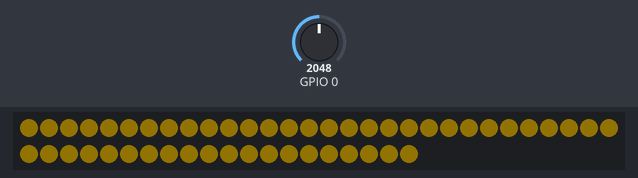
A sketch run on a simulated ESP32. Parts: 50 RGB LEDs in strip order, left to right, continuing on the next row. The inputs (shaded band) are chosen by the test bench; at power-on: GPIO 0 = 2048. Dim RGB values are drawn brighter than linear; random numbers use the default seed unless the sketch sets one.

Above: at 0.45 s.
At 8.27 s:
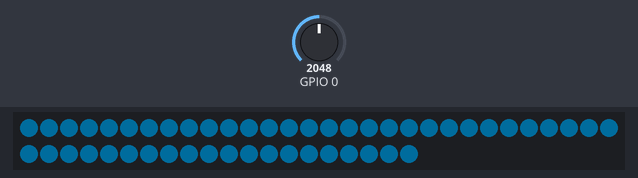
At 12.27 s:
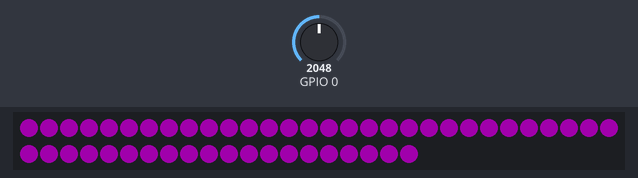
At 19.73 s:
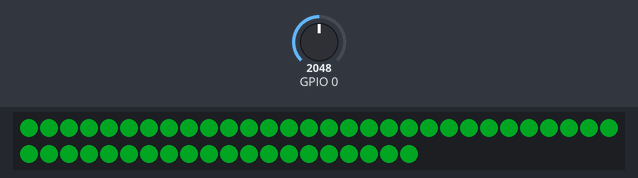
At 29.49 s:
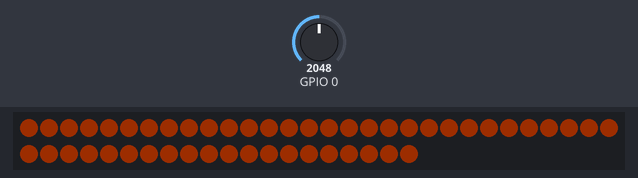
At 39.63 s:
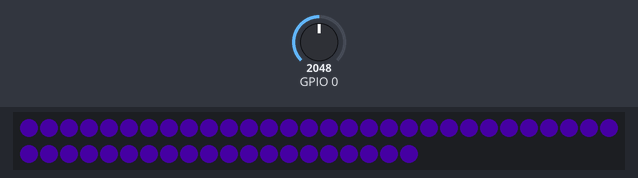

The sketch:

esp32_ledchain.ino
```cpp
#define PIXELPIN 18
#define PIXELCOUNT 50

// NeoPixelFunFadeInOut
// This example will randomly pick a color and fade all pixels to that color, then
// it will fade them to black and restart over
//
// This example demonstrates the use of a single animation channel to animate all
// the pixels at once.
//
#include <NeoPixelBus.h>
#include <NeoPixelAnimator.h>

const uint16_t PixelCount = PIXELCOUNT; // make sure to set this to the number of pixels in your strip
const uint8_t PixelPin = PIXELPIN;  // make sure to set this to the correct pin, ignored for Esp8266
const uint8_t AnimationChannels = 1; // we only need one as all the pixels are animated at once

NeoPixelBus<NeoGrbFeature, Neo800KbpsMethod> strip(PixelCount, PixelPin);
// For Esp8266, the Pin is omitted and it uses GPIO3 due to DMA hardware use.
// There are other Esp8266 alternative methods that provide more pin options, but also have
// other side effects.
//NeoPixelBus<NeoGrbFeature, Neo800KbpsMethod> strip(PixelCount);
//
// NeoEsp8266Uart800KbpsMethod uses GPI02 instead

NeoPixelAnimator animations(AnimationChannels); // NeoPixel animation management object

boolean fadeToColor = true;  // general purpose variable used to store effect state

// what is stored for state is specific to the need, in this case, the colors.
// basically what ever you need inside the animation update function
struct MyAnimationState
{
    RgbColor StartingColor;
    RgbColor EndingColor;
};

// one entry per pixel to match the animation timing manager
MyAnimationState animationState[AnimationChannels];

void SetRandomSeed()
{
    uint32_t seed;

    // random works best with a seed that can use 31 bits
    // analogRead on a unconnected pin tends toward less than four bits
    seed = analogRead(0);
    delay(1);

    for (int shifts = 3; shifts < 31; shifts += 3)
    {
        seed ^= analogRead(0) << shifts;
        delay(1);
    }

    randomSeed(seed);
}

// simple blend function
void BlendAnimUpdate(const AnimationParam& param)
{
    // this gets called for each animation on every time step
    // progress will start at 0.0 and end at 1.0
    // we use the blend function on the RgbColor to mix
    // color based on the progress given to us in the animation
    RgbColor updatedColor = RgbColor::LinearBlend(
        animationState[param.index].StartingColor,
        animationState[param.index].EndingColor,
        param.progress);

    // apply the color to the strip
    for (uint16_t pixel = 0; pixel < PixelCount; pixel++)
    {
        strip.SetPixelColor(pixel, updatedColor);
    }
}
float val=0;
void FadeInFadeOutRinseRepeat(float luminance)
{
    if (fadeToColor)
    {
        // Fade upto a random color
        // we use HslColor object as it allows us to easily pick a hue
        // with the same saturation and luminance so the colors picked
        // will have similiar overall brightness
        val=val + 0.137;
        if (val>=1)val=val - 1;
        //val=random(360) / 360.0f;
        RgbColor target = HslColor(val, 1.0f, luminance);
        uint16_t time = random(800, 2000);

        animationState[0].StartingColor = strip.GetPixelColor(0);
        animationState[0].EndingColor = target;

        animations.StartAnimation(0, time, BlendAnimUpdate);
    }
    else
    {
        // fade to black
        uint16_t time = random(200, 700);

        animationState[0].StartingColor = strip.GetPixelColor(0);
        animationState[0].EndingColor = RgbColor(0);

        animations.StartAnimation(0, time, BlendAnimUpdate);
    }

    // toggle to the next effect state
    fadeToColor = !fadeToColor;
}

void xsetup()
{
    strip.Begin();
    strip.Show();

    SetRandomSeed();
}

void xloop()
{
    if (animations.IsAnimating())
    {
        // the normal loop just needs these two to run the active animations
        animations.UpdateAnimations();
        strip.Show();
    }
    else
    {
        // no animation runnning, start some
        //
        FadeInFadeOutRinseRepeat(0.1f); // 0.0 = black, 0.25 is normal, 0.5 is bright
    }
}


/*
#include <NeoPixelBus.h>
#include <NeoPixelAnimator.h>

const uint16_t PixelCount = PIXELCOUNT; // make sure to set this to the number of pixels in your strip
const uint8_t PixelPin = PIXELPIN;  // make sure to set this to the correct pin, ignored for Esp8266
const RgbColor CylonEyeColor(HtmlColor(0x7f0000));

NeoPixelBus<NeoGrbFeature, Neo800KbpsMethod> strip(PixelCount, PixelPin);
// for esp8266 omit the pin
//NeoPixelBus<NeoGrbFeature, Neo800KbpsMethod> strip(PixelCount);

NeoPixelAnimator animations(2); // only ever need 2 animations

uint16_t lastPixel = 0; // track the eye position
int8_t moveDir = 1; // track the direction of movement

// uncomment one of the lines below to see the effects of
// changing the ease function on the movement animation
AnimEaseFunction moveEase =
//      NeoEase::Linear;
//      NeoEase::QuadraticInOut;
//      NeoEase::CubicInOut;
        NeoEase::QuarticInOut;
//      NeoEase::QuinticInOut;
//      NeoEase::SinusoidalInOut;
//      NeoEase::ExponentialInOut;
//      NeoEase::CircularInOut;

void FadeAll(uint8_t darkenBy)
{
    RgbColor color;
    for (uint16_t indexPixel = 0; indexPixel < strip.PixelCount(); indexPixel++)
    {
        color = strip.GetPixelColor(indexPixel);
        color.Darken(darkenBy);
        strip.SetPixelColor(indexPixel, color);
    }
}

void FadeAnimUpdate(const AnimationParam& param)
{
    if (param.state == AnimationState_Completed)
    {
        FadeAll(10);
        animations.RestartAnimation(param.index);
    }
}

void MoveAnimUpdate(const AnimationParam& param)
{
    // apply the movement animation curve
    float progress = moveEase(param.progress);

    // use the curved progress to calculate the pixel to effect
    uint16_t nextPixel;
    if (moveDir > 0)
    {
        nextPixel = progress * PixelCount;
    }
    else
    {
        nextPixel = (1.0f - progress) * PixelCount;
    }

    // if progress moves fast enough, we may move more than
    // one pixel, so we update all between the calculated and
    // the last
    if (lastPixel != nextPixel)
    {
        for (uint16_t i = lastPixel + moveDir; i != nextPixel; i += moveDir)
        {
            strip.SetPixelColor(i, CylonEyeColor);
        }
    }
    strip.SetPixelColor(nextPixel, CylonEyeColor);

    lastPixel = nextPixel;

    if (param.state == AnimationState_Completed)
    {
        // reverse direction of movement
        moveDir *= -1;

        // done, time to restart this position tracking animation/timer
        animations.RestartAnimation(param.index);
    }
}

void SetupAnimations()
{
    // fade all pixels providing a tail that is longer the faster
    // the pixel moves.
    animations.StartAnimation(0, 5, FadeAnimUpdate);

    // take several seconds to move eye fron one side to the other
    animations.StartAnimation(1, 2000, MoveAnimUpdate);
}

void xsetup()
{
    strip.Begin();
    strip.Show();

    SetupAnimations();
}

void xloop()
{
    // this is all that is needed to keep it running
    // and avoiding using delay() is always a good thing for
    // any timing related routines
    animations.UpdateAnimations();
    strip.Show();
}
*/

//////////////////////////////////////////////////////////////////////////////////////////////////////

static void neopixel_task (void *pvParameters)
{
    xsetup();
    while (1)
    {
        xloop();
    }
    vTaskDelete( NULL );
}

void setup()
{
    Serial.begin(115200);
    xTaskCreate(&neopixel_task, "neopixel_task", 8096, NULL, 9, NULL);
}

void loop()
{
}
```
